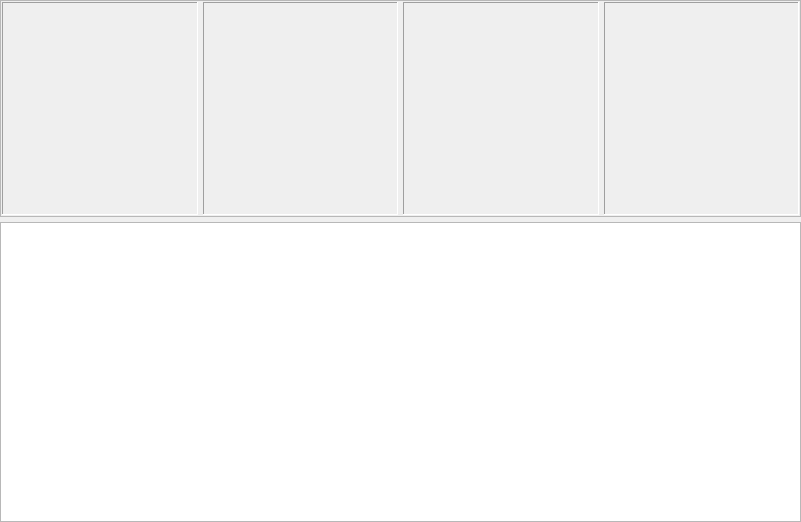
<?xml version="1.0" encoding="UTF-8"?>
<ui version="4.0">
 <class>BoxerDodgingVisualize</class>
 <widget class="QWidget" name="BoxerDodgingVisualize">
  <property name="geometry">
   <rect>
    <x>0</x>
    <y>0</y>
    <width>801</width>
    <height>522</height>
   </rect>
  </property>
  <property name="windowTitle">
   <string>Form</string>
  </property>
  <layout class="QVBoxLayout" name="verticalLayout">
   <property name="spacing">
    <number>5</number>
   </property>
   <property name="leftMargin">
    <number>0</number>
   </property>
   <property name="topMargin">
    <number>0</number>
   </property>
   <property name="rightMargin">
    <number>0</number>
   </property>
   <property name="bottomMargin">
    <number>0</number>
   </property>
   <item>
    <widget class="QFrame" name="frDiagrams">
     <property name="minimumSize">
      <size>
       <width>0</width>
       <height>100</height>
      </size>
     </property>
     <property name="frameShape">
      <enum>QFrame::StyledPanel</enum>
     </property>
     <property name="frameShadow">
      <enum>QFrame::Raised</enum>
     </property>
     <layout class="QHBoxLayout" name="horizontalLayout">
      <property name="spacing">
       <number>5</number>
      </property>
      <property name="leftMargin">
       <number>1</number>
      </property>
      <property name="topMargin">
       <number>1</number>
      </property>
      <property name="rightMargin">
       <number>1</number>
      </property>
      <property name="bottomMargin">
       <number>1</number>
      </property>
      <item>
       <widget class="QFrame" name="frDiagLatent">
        <property name="frameShape">
         <enum>QFrame::Panel</enum>
        </property>
        <property name="frameShadow">
         <enum>QFrame::Sunken</enum>
        </property>
        <layout class="QVBoxLayout" name="verticalLayout_2">
         <property name="spacing">
          <number>0</number>
         </property>
         <property name="leftMargin">
          <number>0</number>
         </property>
         <property name="topMargin">
          <number>0</number>
         </property>
         <property name="rightMargin">
          <number>0</number>
         </property>
         <property name="bottomMargin">
          <number>0</number>
         </property>
         <item>
          <widget class="DynamicDiagram" name="wgtDiagLatent" native="true"/>
         </item>
        </layout>
       </widget>
      </item>
      <item>
       <widget class="QFrame" name="frDiagTime">
        <property name="frameShape">
         <enum>QFrame::Panel</enum>
        </property>
        <property name="frameShadow">
         <enum>QFrame::Sunken</enum>
        </property>
        <layout class="QVBoxLayout" name="verticalLayout_3">
         <property name="spacing">
          <number>0</number>
         </property>
         <property name="leftMargin">
          <number>0</number>
         </property>
         <property name="topMargin">
          <number>0</number>
         </property>
         <property name="rightMargin">
          <number>0</number>
         </property>
         <property name="bottomMargin">
          <number>0</number>
         </property>
         <item>
          <widget class="DynamicDiagram" name="wgtDiagTime" native="true"/>
         </item>
        </layout>
       </widget>
      </item>
      <item>
       <widget class="QFrame" name="frDiagAmpl">
        <property name="frameShape">
         <enum>QFrame::Panel</enum>
        </property>
        <property name="frameShadow">
         <enum>QFrame::Sunken</enum>
        </property>
        <layout class="QVBoxLayout" name="verticalLayout_4">
         <property name="spacing">
          <number>0</number>
         </property>
         <property name="leftMargin">
          <number>0</number>
         </property>
         <property name="topMargin">
          <number>0</number>
         </property>
         <property name="rightMargin">
          <number>0</number>
         </property>
         <property name="bottomMargin">
          <number>0</number>
         </property>
         <item>
          <widget class="DynamicDiagram" name="wgtDiagAmpl" native="true"/>
         </item>
        </layout>
       </widget>
      </item>
      <item>
       <widget class="QFrame" name="frDiagErrors">
        <property name="frameShape">
         <enum>QFrame::Panel</enum>
        </property>
        <property name="frameShadow">
         <enum>QFrame::Sunken</enum>
        </property>
        <layout class="QVBoxLayout" name="verticalLayout_5">
         <property name="spacing">
          <number>0</number>
         </property>
         <property name="leftMargin">
          <number>0</number>
         </property>
         <property name="topMargin">
          <number>0</number>
         </property>
         <property name="rightMargin">
          <number>0</number>
         </property>
         <property name="bottomMargin">
          <number>0</number>
         </property>
         <item>
          <widget class="DynamicDiagram" name="wgtDiagErrors" native="true"/>
         </item>
        </layout>
       </widget>
      </item>
     </layout>
    </widget>
   </item>
   <item>
    <widget class="QTreeView" name="tvTable">
     <property name="maximumSize">
      <size>
       <width>16777215</width>
       <height>300</height>
      </size>
     </property>
    </widget>
   </item>
  </layout>
 </widget>
 <customwidgets>
  <customwidget>
   <class>DynamicDiagram</class>
   <extends>QWidget</extends>
   <header location="global">dynamicdiagram.h</header>
   <container>1</container>
  </customwidget>
 </customwidgets>
 <resources/>
 <connections/>
</ui>
